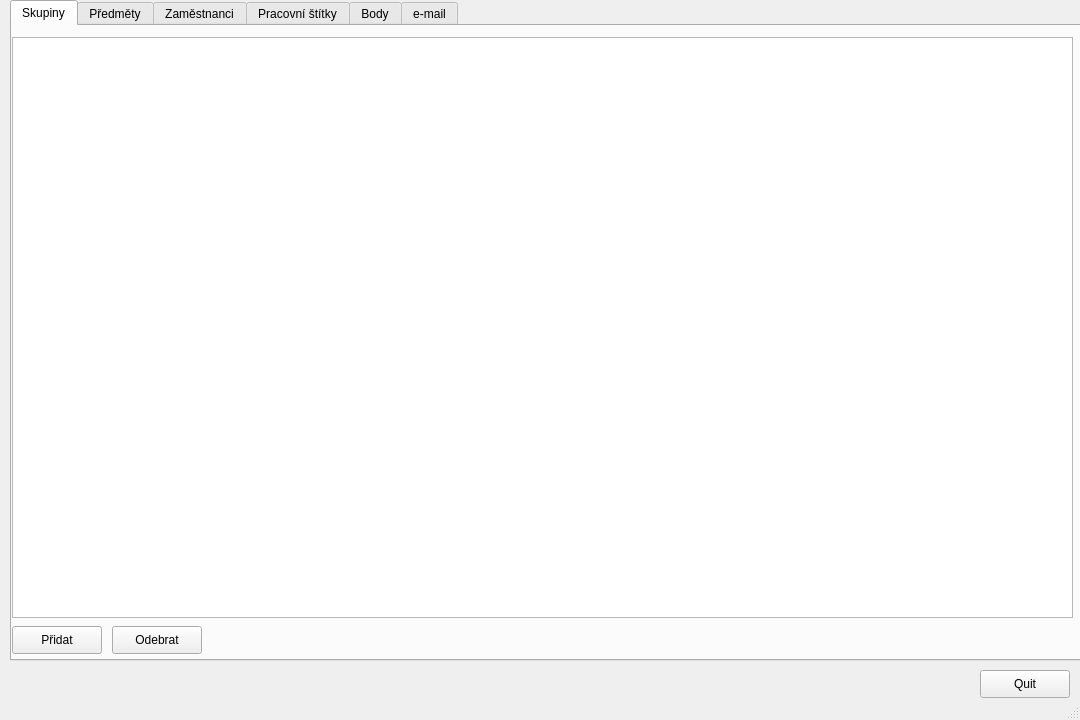
<?xml version="1.0" encoding="UTF-8"?>
<ui version="4.0">
 <class>MainWindow</class>
 <widget class="QMainWindow" name="MainWindow">
  <property name="geometry">
   <rect>
    <x>0</x>
    <y>0</y>
    <width>1080</width>
    <height>720</height>
   </rect>
  </property>
  <property name="windowTitle">
   <string>Softik pro tajemnika</string>
  </property>
  <property name="tabShape">
   <enum>QTabWidget::Rounded</enum>
  </property>
  <widget class="QWidget" name="centralwidget">
   <widget class="QPushButton" name="Quit_btn">
    <property name="geometry">
     <rect>
      <x>980</x>
      <y>670</y>
      <width>90</width>
      <height>28</height>
     </rect>
    </property>
    <property name="text">
     <string>Quit</string>
    </property>
   </widget>
   <widget class="QTabWidget" name="tabs">
    <property name="geometry">
     <rect>
      <x>10</x>
      <y>0</y>
      <width>1081</width>
      <height>661</height>
     </rect>
    </property>
    <property name="currentIndex">
     <number>0</number>
    </property>
    <widget class="QWidget" name="groups_tab">
     <attribute name="title">
      <string>Skupiny</string>
     </attribute>
     <widget class="QPushButton" name="delGroup_btn">
      <property name="geometry">
       <rect>
        <x>100</x>
        <y>600</y>
        <width>90</width>
        <height>28</height>
       </rect>
      </property>
      <property name="text">
       <string>Odebrat</string>
      </property>
     </widget>
     <widget class="QTableWidget" name="group_tbl">
      <property name="geometry">
       <rect>
        <x>0</x>
        <y>11</y>
        <width>1061</width>
        <height>581</height>
       </rect>
      </property>
     </widget>
     <widget class="QPushButton" name="addGroup_btn">
      <property name="geometry">
       <rect>
        <x>0</x>
        <y>600</y>
        <width>90</width>
        <height>28</height>
       </rect>
      </property>
      <property name="text">
       <string>Přidat</string>
      </property>
     </widget>
    </widget>
    <widget class="QWidget" name="courses_tab">
     <attribute name="title">
      <string>Předměty</string>
     </attribute>
     <widget class="QTableView" name="tableView">
      <property name="geometry">
       <rect>
        <x>0</x>
        <y>10</y>
        <width>1061</width>
        <height>581</height>
       </rect>
      </property>
     </widget>
     <widget class="QPushButton" name="addLec_btn">
      <property name="geometry">
       <rect>
        <x>0</x>
        <y>600</y>
        <width>90</width>
        <height>28</height>
       </rect>
      </property>
      <property name="text">
       <string>Přidat</string>
      </property>
     </widget>
     <widget class="QPushButton" name="delLec_btn">
      <property name="geometry">
       <rect>
        <x>100</x>
        <y>600</y>
        <width>90</width>
        <height>28</height>
       </rect>
      </property>
      <property name="text">
       <string>Odebrat</string>
      </property>
     </widget>
    </widget>
    <widget class="QWidget" name="employes_tab">
     <attribute name="title">
      <string>Zaměstnanci</string>
     </attribute>
     <widget class="QTableWidget" name="tableWidget">
      <property name="geometry">
       <rect>
        <x>0</x>
        <y>10</y>
        <width>1061</width>
        <height>581</height>
       </rect>
      </property>
     </widget>
     <widget class="QPushButton" name="addEmpl_btn">
      <property name="geometry">
       <rect>
        <x>0</x>
        <y>600</y>
        <width>90</width>
        <height>28</height>
       </rect>
      </property>
      <property name="text">
       <string>Přidat</string>
      </property>
     </widget>
     <widget class="QPushButton" name="delEmpl_btn">
      <property name="geometry">
       <rect>
        <x>100</x>
        <y>600</y>
        <width>90</width>
        <height>28</height>
       </rect>
      </property>
      <property name="text">
       <string>Odebrat</string>
      </property>
     </widget>
    </widget>
    <widget class="QWidget" name="flags_tab">
     <attribute name="title">
      <string>Pracovní štítky</string>
     </attribute>
     <widget class="QTableView" name="tableView_2">
      <property name="geometry">
       <rect>
        <x>0</x>
        <y>10</y>
        <width>1061</width>
        <height>581</height>
       </rect>
      </property>
     </widget>
     <widget class="QPushButton" name="addFlag_btn">
      <property name="geometry">
       <rect>
        <x>0</x>
        <y>600</y>
        <width>90</width>
        <height>28</height>
       </rect>
      </property>
      <property name="text">
       <string>Přidat</string>
      </property>
     </widget>
     <widget class="QPushButton" name="delFlag_btn">
      <property name="geometry">
       <rect>
        <x>100</x>
        <y>600</y>
        <width>90</width>
        <height>28</height>
       </rect>
      </property>
      <property name="text">
       <string>Odebrat</string>
      </property>
     </widget>
    </widget>
    <widget class="QWidget" name="points_tab">
     <attribute name="title">
      <string>Body</string>
     </attribute>
     <widget class="QColumnView" name="columnView">
      <property name="geometry">
       <rect>
        <x>10</x>
        <y>10</y>
        <width>1051</width>
        <height>611</height>
       </rect>
      </property>
     </widget>
    </widget>
    <widget class="QWidget" name="email_tab">
     <attribute name="title">
      <string>e-mail</string>
     </attribute>
     <widget class="QPushButton" name="send_emails">
      <property name="geometry">
       <rect>
        <x>10</x>
        <y>600</y>
        <width>90</width>
        <height>28</height>
       </rect>
      </property>
      <property name="text">
       <string>Send</string>
      </property>
     </widget>
     <widget class="QColumnView" name="email_list">
      <property name="geometry">
       <rect>
        <x>10</x>
        <y>11</y>
        <width>1041</width>
        <height>581</height>
       </rect>
      </property>
     </widget>
    </widget>
   </widget>
  </widget>
  <widget class="QStatusBar" name="statusbar"/>
 </widget>
 <resources/>
 <connections>
  <connection>
   <sender>addGroup_btn</sender>
   <signal>clicked(bool)</signal>
   <receiver>addGroup_btn</receiver>
   <slot>click()</slot>
   <hints>
    <hint type="sourcelabel">
     <x>56</x>
     <y>643</y>
    </hint>
    <hint type="destinationlabel">
     <x>56</x>
     <y>643</y>
    </hint>
   </hints>
  </connection>
  <connection>
   <sender>addGroup_btn</sender>
   <signal>clicked(bool)</signal>
   <receiver>addGroup_btn</receiver>
   <slot>click()</slot>
   <hints>
    <hint type="sourcelabel">
     <x>56</x>
     <y>643</y>
    </hint>
    <hint type="destinationlabel">
     <x>56</x>
     <y>643</y>
    </hint>
   </hints>
  </connection>
  <connection>
   <sender>addEmpl_btn</sender>
   <signal>clicked(bool)</signal>
   <receiver>addEmpl_btn</receiver>
   <slot>click()</slot>
   <hints>
    <hint type="sourcelabel">
     <x>56</x>
     <y>643</y>
    </hint>
    <hint type="destinationlabel">
     <x>56</x>
     <y>643</y>
    </hint>
   </hints>
  </connection>
  <connection>
   <sender>addFlag_btn</sender>
   <signal>clicked(bool)</signal>
   <receiver>addFlag_btn</receiver>
   <slot>click()</slot>
   <hints>
    <hint type="sourcelabel">
     <x>56</x>
     <y>643</y>
    </hint>
    <hint type="destinationlabel">
     <x>56</x>
     <y>643</y>
    </hint>
   </hints>
  </connection>
  <connection>
   <sender>addLec_btn</sender>
   <signal>clicked(bool)</signal>
   <receiver>addLec_btn</receiver>
   <slot>click()</slot>
   <hints>
    <hint type="sourcelabel">
     <x>56</x>
     <y>643</y>
    </hint>
    <hint type="destinationlabel">
     <x>56</x>
     <y>643</y>
    </hint>
   </hints>
  </connection>
  <connection>
   <sender>delEmpl_btn</sender>
   <signal>clicked(bool)</signal>
   <receiver>delEmpl_btn</receiver>
   <slot>click()</slot>
   <hints>
    <hint type="sourcelabel">
     <x>156</x>
     <y>643</y>
    </hint>
    <hint type="destinationlabel">
     <x>156</x>
     <y>643</y>
    </hint>
   </hints>
  </connection>
  <connection>
   <sender>delFlag_btn</sender>
   <signal>clicked(bool)</signal>
   <receiver>addFlag_btn</receiver>
   <slot>click()</slot>
   <hints>
    <hint type="sourcelabel">
     <x>156</x>
     <y>643</y>
    </hint>
    <hint type="destinationlabel">
     <x>56</x>
     <y>643</y>
    </hint>
   </hints>
  </connection>
  <connection>
   <sender>delGroup_btn</sender>
   <signal>clicked(bool)</signal>
   <receiver>delGroup_btn</receiver>
   <slot>click()</slot>
   <hints>
    <hint type="sourcelabel">
     <x>156</x>
     <y>643</y>
    </hint>
    <hint type="destinationlabel">
     <x>156</x>
     <y>643</y>
    </hint>
   </hints>
  </connection>
  <connection>
   <sender>delLec_btn</sender>
   <signal>clicked(bool)</signal>
   <receiver>delLec_btn</receiver>
   <slot>click()</slot>
   <hints>
    <hint type="sourcelabel">
     <x>156</x>
     <y>643</y>
    </hint>
    <hint type="destinationlabel">
     <x>156</x>
     <y>643</y>
    </hint>
   </hints>
  </connection>
  <connection>
   <sender>send_emails</sender>
   <signal>clicked(bool)</signal>
   <receiver>send_emails</receiver>
   <slot>click()</slot>
   <hints>
    <hint type="sourcelabel">
     <x>66</x>
     <y>643</y>
    </hint>
    <hint type="destinationlabel">
     <x>66</x>
     <y>643</y>
    </hint>
   </hints>
  </connection>
 </connections>
</ui>
